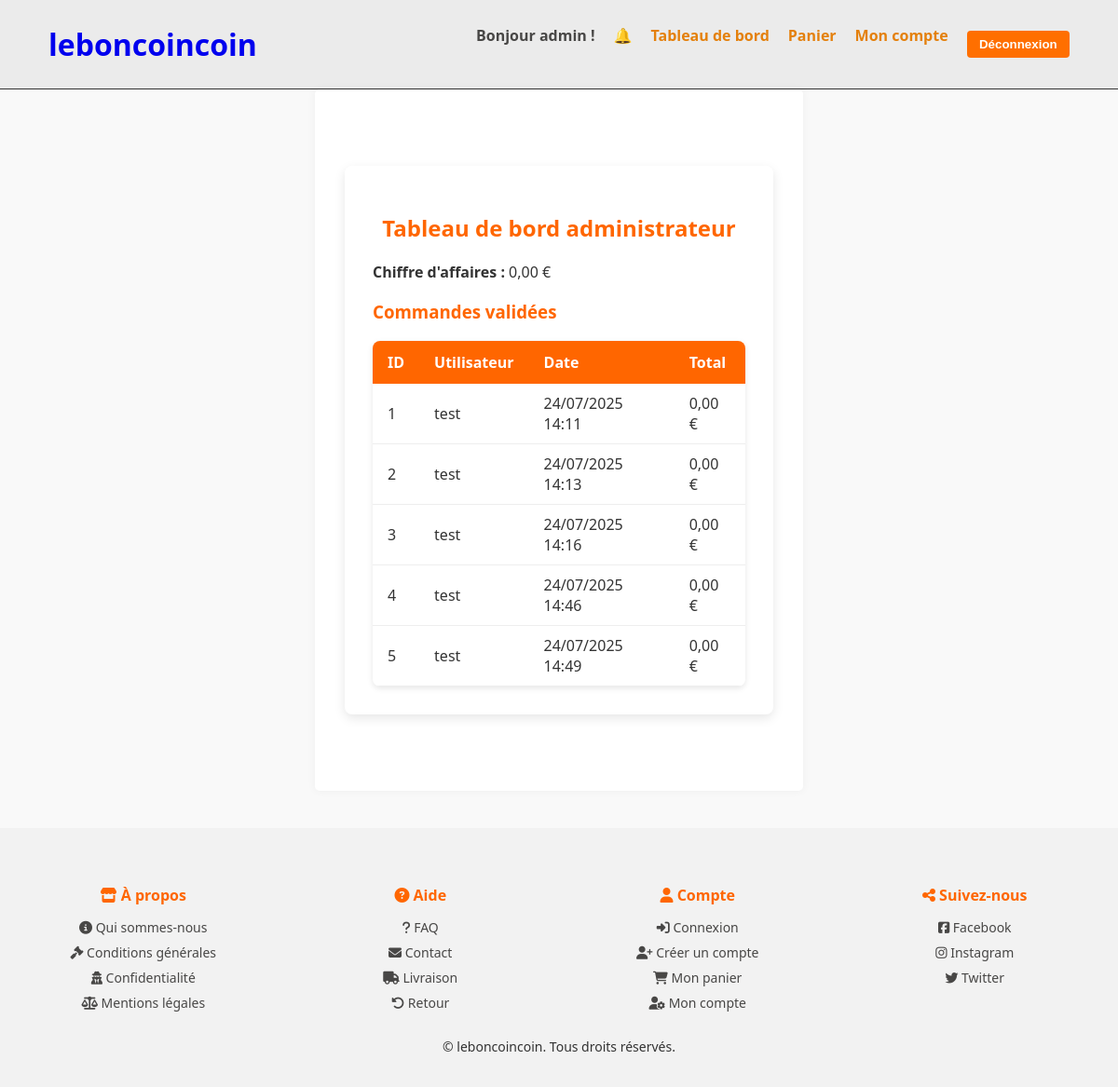
Page /dashboard/ (signed in) on the earlier database version.
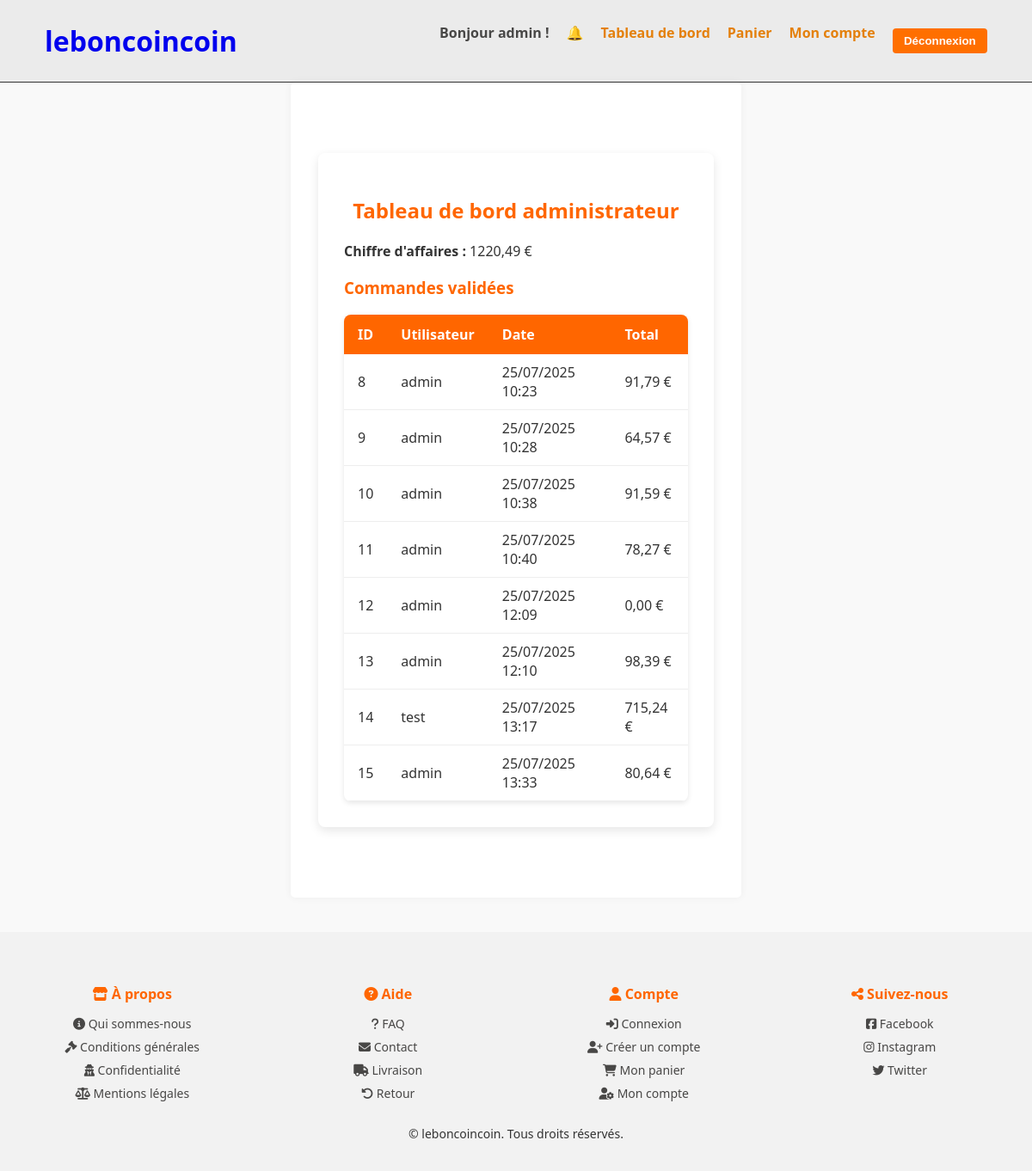
Same page on the later database version.
### shop/models.py (models this page shows, shortened)
class Order(models.Model):
    user = models.ForeignKey(User, on_delete=models.CASCADE)
    created_at = models.DateTimeField(auto_now_add=True)
    is_paid = models.BooleanField(default=False)
    objects = OrderManager()
    @property
    def total(self):
        return sum(item.subtotal() for item in self.order_items.all())

class OrderItem(models.Model):
    order = models.ForeignKey("Order", related_name="order_items", on_delete=models.CASCADE)
    product = models.ForeignKey("Product", on_delete=models.CASCADE)
    quantity = models.PositiveIntegerField()
    price = models.DecimalField(max_digits=8, decimal_places=2)
    def subtotal(self):
        return self.quantity * self.price

### shop/views.py (the view)
# urls.py: path('dashboard/', DashboardView.as_view(), name='dashboard'),
@method_decorator(staff_member_required, name='dispatch')
class DashboardView(TemplateView):
    template_name = "shop/dashboard.html"
    def get_context_data(self, **kwargs):
        context = super().get_context_data(**kwargs)
        context['orders'] = Order.objects.paid()
        context['total_ca'] = Order.objects.total_ca()
        return context

### shop/models.py (called while the page is built)
    def paid(self):
        return self.filter(is_paid=True)

    def total_ca(self):
        return self.paid().aggregate(
            total=Sum(F('order_items__quantity') * F('order_items__price'), output_field=DecimalField())
        )['total'] or 0

    def get_queryset(self):
        return OrderQuerySet(self.model, using=self._db)

    def paid(self):
        return self.get_queryset().paid()

    def total_ca(self):
        return self.get_queryset().total_ca()

### templates/shop/dashboard.html (shortened to what this page needs)
{% extends "base.html" %}
{% load l10n %}
{% block content %}
<div class="form-container">
    <h2 class="form-title">Tableau de bord administrateur</h2>
    <p><strong>Chiffre d'affaires :</strong> {{ total_ca | floatformat:2 | localize }} €</p>
    <h3 style="color: #ff6600;">Commandes validées</h3>
    {% if orders %}
    <table
        style="width: 100%; border-collapse: collapse; margin-top: 1rem; box-shadow: 0 2px 6px rgba(0,0,0,0.1); border-radius: 8px; overflow: hidden;">
        <thead>
            <tr style="background-color: #ff6600; color: white; text-align: left;">
                <th style="padding: 12px 16px;">ID</th>
                <th style="padding: 12px 16px;">Utilisateur</th>
                <th style="padding: 12px 16px;">Date</th>
                <th style="padding: 12px 16px;">Total</th>
            </tr>
        </thead>
        <tbody>
            {% for order in orders %}
            <tr class="{% cycle 'row-light' 'row-dark' %}">
                <td style="padding: 10px 16px; border-bottom: 1px solid #eee;">{{ order.id }}</td>
                <td style="padding: 10px 16px; border-bottom: 1px solid #eee;">{{ order.user.username }}</td>
                <td style="padding: 10px 16px; border-bottom: 1px solid #eee;">{{ order.created_at|date:"d/m/Y H:i" }}
                </td>
                <td style="padding: 10px 16px; border-bottom: 1px solid #eee;">{{ order.total|floatformat:2|localize }}
                    €</td>
            </tr>
            {% endfor %}
        </tbody>
    </table>
    {% else %}
    <p>Aucune commande validée.</p>
    {% endif %}
</div>
{% endblock %}

Differences in the rows shown:
removed Order: id "1", user.username "test", created_at "24/07/2025 14:11", total "0,00"
removed Order: id "2", user.username "test", created_at "24/07/2025 14:13", total "0,00"
removed Order: id "3", user.username "test", created_at "24/07/2025 14:16", total "0,00"
removed Order: id "4", user.username "test", created_at "24/07/2025 14:46", total "0,00"
removed Order: id "5", user.username "test", created_at "24/07/2025 14:49", total "0,00"
added Order: id "8", user.username "admin", created_at "25/07/2025 10:23", total "91,79"
added Order: id "9", user.username "admin", created_at "25/07/2025 10:28", total "64,57"
added Order: id "10", user.username "admin", created_at "25/07/2025 10:38", total "91,59"
added Order: id "11", user.username "admin", created_at "25/07/2025 10:40", total "78,27"
added Order: id "12", user.username "admin", created_at "25/07/2025 12:09", total "0,00"
added Order: id "13", user.username "admin", created_at "25/07/2025 12:10", total "98,39"
added Order: id "14", user.username "test", created_at "25/07/2025 13:17", total "715,24"
added Order: id "15", user.username "admin", created_at "25/07/2025 13:33", total "80,64"
Other differences:
{{ total_ca | floatformat:2 | localize }}: "0,00" → "1220,49"
